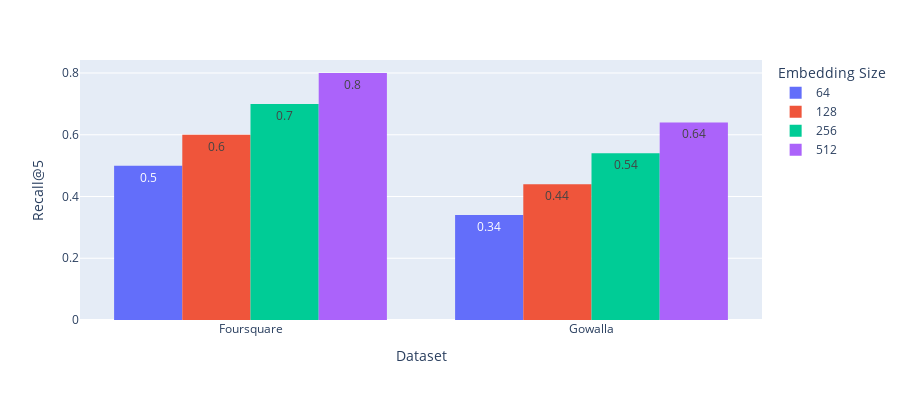

Source (notebook cell):
### Code cell
fig = px.histogram(df, x="Dataset", y="Recall@5",
             color='emb_size', barmode='group',
             histfunc='avg',
             height=400, text_auto=True)

fig.update_layout(
    # title="Plot Title",
    yaxis_title="Recall@5",
    # xaxis_title="Y Axis Title",
    legend_title="Embedding Size" #,
    # font=dict(
    #     family="Courier New, monospace",
    #     size=18,
    #     color="RebeccaPurple"
    # )
)


fig.show()

### Figure 1 — Plotly figure (JSON) as saved in the notebook; plotly's stock layout.template omitted (floating-point values rounded to 4 significant figures)
{"data": [{"alignmentgroup": "True", "bingroup": "x", "histfunc": "avg", "hovertemplate": "emb_size=64<br>Dataset=%{x}<br>avg of Recall@5=%{y}<extra></extra>", "legendgroup": "64", "marker": {"color": "#636efa", "pattern": {"shape": ""}}, "name": "64", "offsetgroup": "64", "orientation": "v", "showlegend": true, "texttemplate": "%{value}", "type": "histogram", "x": ["Foursquare", "Gowalla"], "xaxis": "x", "y": ["0.5", "0.34"], "yaxis": "y"}, {"alignmentgroup": "True", "bingroup": "x", "histfunc": "avg", "hovertemplate": "emb_size=128<br>Dataset=%{x}<br>avg of Recall@5=%{y}<extra></extra>", "legendgroup": "128", "marker": {"color": "#EF553B", "pattern": {"shape": ""}}, "name": "128", "offsetgroup": "128", "orientation": "v", "showlegend": true, "texttemplate": "%{value}", "type": "histogram", "x": ["Foursquare", "Gowalla"], "xaxis": "x", "y": ["0.6", "0.44"], "yaxis": "y"}, {"alignmentgroup": "True", "bingroup": "x", "histfunc": "avg", "hovertemplate": "emb_size=256<br>Dataset=%{x}<br>avg of Recall@5=%{y}<extra></extra>", "legendgroup": "256", "marker": {"color": "#00cc96", "pattern": {"shape": ""}}, "name": "256", "offsetgroup": "256", "orientation": "v", "showlegend": true, "texttemplate": "%{value}", "type": "histogram", "x": ["Foursquare", "Gowalla"], "xaxis": "x", "y": ["0.7", "0.54"], "yaxis": "y"}, {"alignmentgroup": "True", "bingroup": "x", "histfunc": "avg", "hovertemplate": "emb_size=512<br>Dataset=%{x}<br>avg of Recall@5=%{y}<extra></extra>", "legendgroup": "512", "marker": {"color": "#ab63fa", "pattern": {"shape": ""}}, "name": "512", "offsetgroup": "512", "orientation": "v", "showlegend": true, "texttemplate": "%{value}", "type": "histogram", "x": ["Foursquare", "Gowalla"], "xaxis": "x", "y": ["0.8", "0.64"], "yaxis": "y"}], "layout": {"barmode": "group", "height": 400, "legend": {"title": {"text": "Embedding Size"}, "tracegroupgap": 0}, "margin": {"t": 60}, "xaxis": {"anchor": "y", "domain": [0, 1], "title": {"text": "Dataset"}}, "yaxis": {"anchor": "x", "domain": [0, 1], "title": {"text": "Recall@5"}}}}
